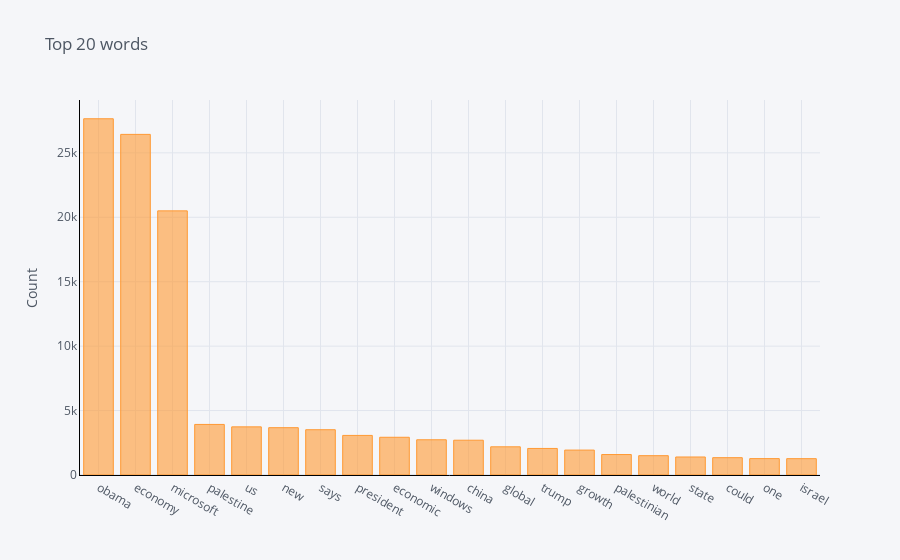

Source (notebook cell):
### Markdown cell above
### Top 20 unigrams (Title)

Provide more insights on the top 20 single word used in title.

### Code cell
def get_top_n_words(text, n):
    
    vec = CountVectorizer()
    bag_of_words = vec.fit_transform(text)
    sum_words = bag_of_words.sum(axis=0) #Sum of words appearance throughout the rows
    words_freq = [(word, sum_words[0,idx]) for word, idx in vec.vocabulary_.items()]
    words_freq =sorted(words_freq, key = lambda x: x[1], reverse=True)
    return words_freq[:n]
common_words = get_top_n_words(clean_title, 20)
for word, freq in common_words:
    print(word, freq)
df4 = pd.DataFrame(common_words, columns = ['ReviewText' , 'count'])
df4 = df4.groupby('ReviewText').sum()['count'].sort_values(ascending=False)
df4.iplot(kind='bar', yTitle='Count', linecolor='black', title='Top 20 words')

### Figure 1 — Plotly figure (JSON) as saved in the notebook; plotly's stock layout.template omitted (floating-point values rounded to 4 significant figures)
{"data": [{"marker": {"color": "rgba(255, 153, 51, 0.6)", "line": {"color": "rgba(255, 153, 51, 1.0)", "width": 1}}, "name": "count", "orientation": "v", "text": "", "type": "bar", "x": ["obama", "economy", "microsoft", "palestine", "us", "new", "says", "president", "economic", "windows", "china", "global", "trump", "growth", "palestinian", "world", "state", "could", "one", "israel"], "y": [27646, 26432, 20497, 3924, 3735, 3672, 3514, 3072, 2928, 2733, 2700, 2188, 2061, 1933, 1588, 1499, 1398, 1344, 1271, 1268]}], "layout": {"legend": {"bgcolor": "#F5F6F9", "font": {"color": "#4D5663"}}, "paper_bgcolor": "#F5F6F9", "plot_bgcolor": "#F5F6F9", "title": {"font": {"color": "#4D5663"}, "text": "Top 20 words"}, "xaxis": {"gridcolor": "#E1E5ED", "linecolor": "black", "showgrid": true, "tickfont": {"color": "#4D5663"}, "title": {"font": {"color": "#4D5663"}, "text": ""}, "zerolinecolor": "#E1E5ED"}, "yaxis": {"gridcolor": "#E1E5ED", "linecolor": "black", "showgrid": true, "tickfont": {"color": "#4D5663"}, "title": {"font": {"color": "#4D5663"}, "text": "Count"}, "zerolinecolor": "#E1E5ED"}}}
